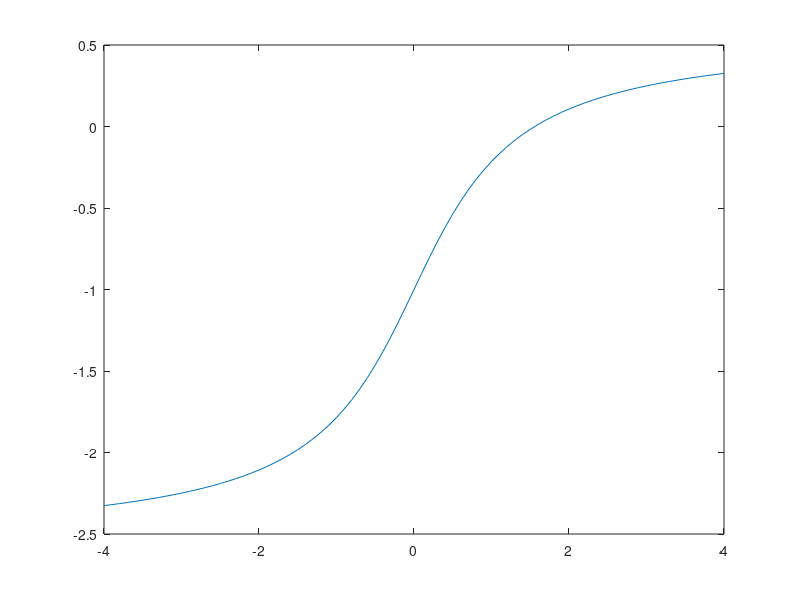

MATLAB code for this plot: (Note: this script raises an error after producing the figure.)
format long

f = @(x) (atan(x) - 1);
fp = @(x) (1 / (x.^2 + 1));
x0 = 2;                         %%%%% if the initial guess in x0 = -2, Newton's Method does not converge to root. 
tol = 10^-8;
N = 100;

plot([-4:0.1:4], f(-4:0.1:4))
[c,n,err] = Newtons_method(f,fp,x0,tol,N)

function [c,n,err] = Newtons_method(f,fp,x0,tol,N)
    
    n = 0;
    c = x0;
    previousX = x0;
    err = Inf;
    
    while n < N
        
        c = c - (f(c) / fp(c));
        err = abs(c - previousX);
        
        if (err <= tol)
            break
        end
        
        previousX = c;
        n = n + 1;
    end
end